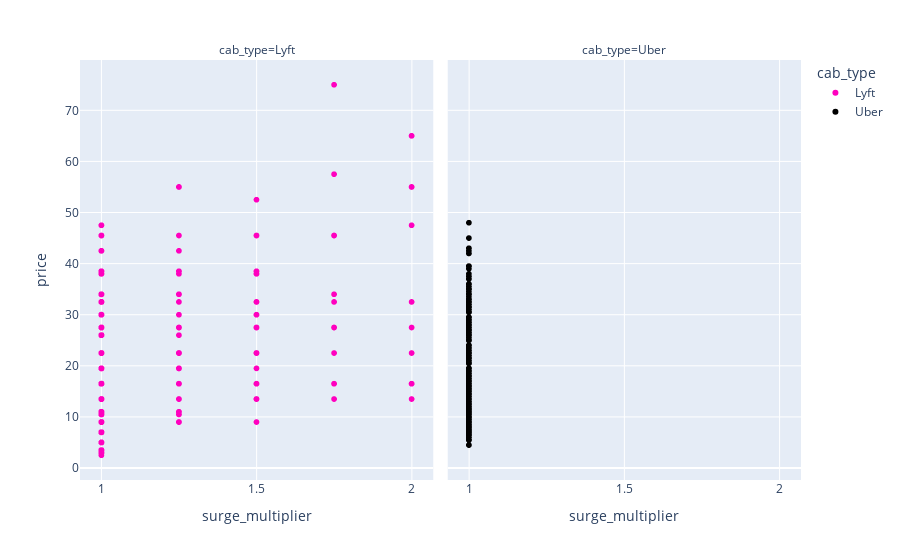

This figure's notebook cell:
### Code cell
fig = px.scatter(df_merged, x="surge_multiplier", y="price", color="cab_type", facet_col="cab_type",
                color_discrete_map={'Lyft': '#FF00BF','Uber':'#000000'})
fig.show()

### Figure 1 — Plotly figure (JSON) as saved in the notebook; plotly's stock layout.template omitted (floating-point values rounded to 4 significant figures; data arrays with more than 128 entries replaced by an {"elided": "..."} marker saying what was removed)
{"data": [{"hovertemplate": "cab_type=Lyft<br>surge_multiplier=%{x}<br>price=%{y}<extra></extra>", "legendgroup": "Lyft", "marker": {"color": "#FF00BF", "symbol": "circle"}, "mode": "markers", "name": "Lyft", "showlegend": true, "type": "scattergl", "x": {"elided": "1151 float values"}, "xaxis": "x", "y": {"elided": "1151 float values"}, "yaxis": "y"}, {"hovertemplate": "cab_type=Uber<br>surge_multiplier=%{x}<br>price=%{y}<extra></extra>", "legendgroup": "Uber", "marker": {"color": "#000000", "symbol": "circle"}, "mode": "markers", "name": "Uber", "showlegend": true, "type": "scattergl", "x": {"elided": "1244 int values"}, "xaxis": "x2", "y": {"elided": "1244 float values"}, "yaxis": "y2"}], "layout": {"annotations": [{"font": {}, "showarrow": false, "text": "cab_type=Lyft", "x": 0.245, "xanchor": "center", "xref": "paper", "y": 1, "yanchor": "bottom", "yref": "paper"}, {"font": {}, "showarrow": false, "text": "cab_type=Uber", "x": 0.755, "xanchor": "center", "xref": "paper", "y": 1, "yanchor": "bottom", "yref": "paper"}], "legend": {"title": {"text": "cab_type"}, "tracegroupgap": 0}, "margin": {"t": 60}, "xaxis": {"anchor": "y", "domain": [0, 0.49], "title": {"text": "surge_multiplier"}}, "xaxis2": {"anchor": "y2", "domain": [0.51, 1], "matches": "x", "title": {"text": "surge_multiplier"}}, "yaxis": {"anchor": "x", "domain": [0, 1], "title": {"text": "price"}}, "yaxis2": {"anchor": "x2", "domain": [0, 1], "matches": "y", "showticklabels": false}}}
